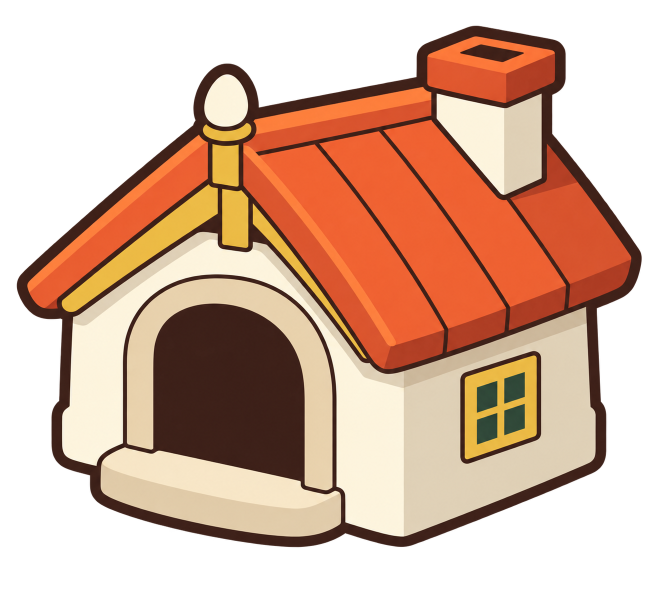
#> input picture web/prototypes/farm-modular-asset-gate-20260928/assets/house.png, 1315 x 1197 px (shown at 1/2 size); its folder holds 4 pictures in this run
$ python build-kit.py
#> lines starting #> are read from the running program, lines starting #| are printed output that depends on the picture
"""Author independent transparent SVG modules and inspect PNG alpha, without editing PNG pixels."""
from pathlib import Path
from PIL import Image
import json
ROOT=Path(__file__).resolve().parent
INK='#553c2b'
def svg(name,body,w=120,h=120):
    source=f'<svg xmlns="http://www.w3.org/2000/svg" viewBox="0 0 {w} {h}" fill="none" stroke="{INK}" stroke-width="3.5" stroke-linejoin="round" stroke-linecap="round">{body}</svg>'
    (ROOT/'assets'/f'{name}.svg').write_text(source,encoding='utf-8')
    return {'file':f'assets/{name}.svg','width':w,'height':h,'frame':[0,0,w,h],'kind':'environment','source':'code-native SVG; transparent outside shapes'}
assets={}
# All fills are flat. Top/front/side planes share the same light direction.
assets['tree-pine']=svg('tree-pine','<path d="M54 80h16v31l-7 5-9-5z" fill="#b98347"/><path d="M64 82h6v29l-7 5z" fill="#885d36" stroke="none"/><path d="M60 5 42 33 46 33 27 56 34 56 14 86 28 91 24 96 47 98 56 94 69 101 83 96 97 96 91 89 107 85 87 57 92 57 74 34 79 34z" fill="#448659"/><path d="m60 5 5 32-12 10 11 5-8 25 18 11 21-2-8-29 5 0-18-23 5 0z" fill="#31684a" stroke="none"/><path d="M60 9 42 33 47 33 28 54 42 51 60 30z" fill="#68a765" stroke="none"/><path d="m42 70 9 6m21-22 8 7m-33 35 9-4" stroke="#2e6948" stroke-width="2.5"/>')
assets['tree-round']=svg('tree-round','<path d="m49 71 26 2-5 37-11 7-13-8z" fill="#b98347"/><path d="m63 76 12-3-5 37-11 7z" fill="#885d36" stroke="none"/><path d="M17 62C2 48 12 29 28 29 24 10 45 2 58 15 75 0 97 14 94 31 115 33 119 60 100 68 103 86 80 98 64 86 46 103 21 86 23 74 11 77 8 66 17 62Z" fill="#58975c"/><path d="M94 31C87 50 94 66 77 70 61 73 56 66 49 76 35 81 29 70 17 62L23 74C21 86 46 103 64 86 80 98 103 86 100 68 119 60 115 33 94 31Z" fill="#3d774e" stroke="none"/><path d="M28 29C24 10 45 2 58 15 51 23 36 27 36 39 26 34 21 44 17 44 11 33 21 29 28 29Z" fill="#85b56a" stroke="none"/><path d="m49 43 7-5m20 14 7 4" stroke="#3d774e" stroke-width="3"/>')
assets['bush-low']=svg('bush-low','<path d="M9 50C-2 30 15 20 29 27 28 7 50 2 61 18 77 6 95 17 91 30 114 24 125 50 108 61 88 68 68 61 55 67 37 62 18 68 9 50Z" fill="#73ad52"/><path d="M9 50C32 53 43 43 55 51 72 49 89 54 111 44L108 61C88 68 68 61 55 67 37 62 18 68 9 50Z" fill="#548d43" stroke="none"/><path d="M30 27C35 14 47 13 54 23" stroke="#9bcc67" stroke-width="8"/>',120,74)
assets['bush-tall']=svg('bush-tall','<path d="M18 90C1 76 6 56 22 53 8 35 23 18 41 23 50 0 76 8 77 26 102 22 111 45 96 60 120 82 95 105 76 99 60 115 35 102 33 93Z" fill="#559752"/><path d="M97 60C82 72 66 64 55 84 37 94 29 77 18 90L33 93C35 102 60 115 76 99 95 105 120 82 97 60Z" fill="#397a48" stroke="none"/><path d="M26 40C23 28 35 27 42 32M49 25C54 12 63 16 65 23" stroke="#87ba60" stroke-width="8"/>',120,120)
assets['rock-wide']=svg('rock-wide','<path d="m7 62 17-32 40-17 38 20 11 38-23 17-57-2z" fill="#8f9e83"/><path d="m24 30 40-17 16 32-37 9z" fill="#bcc6a2" stroke="none"/><path d="m80 45 22-12 11 38-23 17-47-2z" fill="#728470" stroke="none"/><path d="m24 30 19 24 37-9" stroke="#778772" stroke-width="2"/>',120,96)
assets['rock-tall']=svg('rock-tall','<path d="m22 91-4-39 24-37 37-8 24 32-1 55-36 19z" fill="#94a28a"/><path d="m18 52 24-37 37-8-17 40z" fill="#c5cba9" stroke="none"/><path d="m62 47 41-8-1 55-36 19z" fill="#738773" stroke="none"/><path d="m62 47 4 48" stroke="#84947d" stroke-width="2"/>')
assets['fence-front']=svg('fence-front','<path d="m9 30 97 13v14L9 44Zm0 29 97 13v14L9 73Z" fill="#d8ab60"/><path d="m7 13 9-5 9 8v81l-9 6-9-9zM95 26l9-5 9 8v81l-9 5-9-9z" fill="#b68143"/><path d="m16 8 9 8v81l-9 6zM104 21l9 8v81l-9 5z" fill="#956735" stroke="none"/><path d="m12 35 8 1m82 43 6 1" stroke="#80613a" stroke-width="2"/>',120,120)
assets['fence-return']=svg('fence-return','<path d="m15 57 69-37v14L15 73Zm0 28 69-37v14L15 99Z" fill="#c39651"/><path d="m9 44 8-5 9 6v65l-9 6-8-7zM78 7l8-5 9 7v65l-9 6-8-7z" fill="#b68143"/><path d="m17 39 9 6v65l-9 6zM86 2l9 7v65l-9 6z" fill="#906038" stroke="none"/>',104,120)
assets['bench']=svg('bench','<path d="m19 44 15 1v35l-12 5-3-7zm66 10 15 1v35l-12 5-3-7z" fill="#986539"/><path d="m8 34 31-16 80 18-23 19z" fill="#d7a258"/><path d="m8 34 88 21v15L8 48z" fill="#b78042"/><path d="m88 55 23-19v13L88 70z" fill="#8d5f36"/><path d="m34 30 23 5" stroke="#9c693d" stroke-width="2"/>',120,100)
assets['basin']=svg('basin','<path d="M12 44c0 37 91 43 98 2l-4 25c-17 26-72 25-90-1z" fill="#9ba792"/><ellipse cx="61" cy="44" rx="49" ry="24" fill="#d4d4b4"/><ellipse cx="61" cy="44" rx="37" ry="16" fill="#70b3b8"/><path d="M31 47c13 12 41 16 63-2" stroke="#a6d5cc" stroke-width="3"/>',120,100)
assets['campfire']=svg('campfire','<path d="m18 77 79 29 10-13-78-27z" fill="#9c673c"/><path d="m17 96 78-31 13 13-79 31z" fill="#bd8849"/><path d="M30 75c-7-17 8-27 9-40l13 10c16-20 16-25 15-36 28 23 9 36 24 43 23 39-4 47-28 43-19 4-39-4-33-20Z" fill="#ee9545"/><path d="M50 85c-8-14 7-20 12-35 3 19 17 16 19 32 0 12-25 19-31 3Z" fill="#ffe48a" stroke="none"/>')
assets['edge-path']=svg('edge-path','<path d="M2 17c24 7 41-4 61 2s33 6 55 1v16c-22 5-41 5-60 0S21 41 2 34Z" fill="#d8b677" stroke="none"/><path d="M2 34c20 7 36-3 56 2s36 5 60 0" stroke="#b59b59" stroke-width="3"/>',120,50)
assets['edge-grass']=svg('edge-grass','<path d="m2 25 13 4 3-13 6 13 21-2 4-12 6 12 22 2 5-16 7 15 29-5v23H2Z" fill="#92b454" stroke="none"/>',120,50)
assets['edge-stone']=svg('edge-stone','<path d="m3 25 8-12 25 4 2 18-28 3zm44-8 29-4 9 13-8 13-31-3zm44 4 19-6 8 12-3 14-23-2z" fill="#b0b698" stroke="#7f906a" stroke-width="2.5"/>',120,50)
# Metadata only: never change source PNG bytes. Cropping happens as a viewport at draw time.
for name in ['house','shop','shrine','display']:
    p=ROOT/'assets'/f'{name}.png';im=Image.open(p);assert im.mode=='RGBA',(name,im.mode)
#> further down, im is the input picture: PIL image 1315x1197 RGBA; mean R, G, B, A 110.9, 76.1, 56.6, 150
    alpha=im.getchannel('A');hist=alpha.histogram();assert hist[0]>im.width*im.height*.08,(name,'no transparent margin')
#> after `alpha = im.getchannel('A')`:
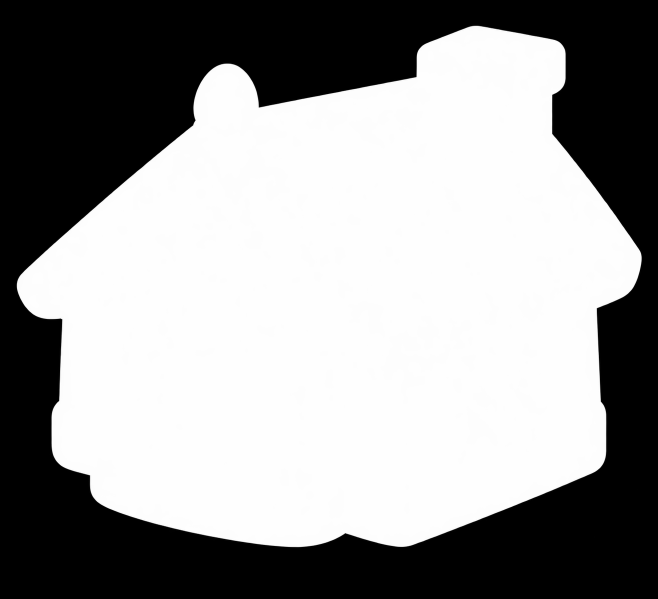
#> alpha: PIL image 1315x1197 L (shown at 1/2 size); min 0, max 255, mean 150
#> after `hist = alpha.histogram()`: hist = 256 values, max 749945 at index 254, min 11 at index 176, mean 6148.7
    box=alpha.point(lambda a:255 if a>16 else 0).getbbox();x0,y0,x1,y1=box
#> after `box = alpha.point(lambda a: 255 if a > 16 else 0).getbbox()`: box = (33, 51, 1284, 1095)
#> after `x0, y0, x1, y1 = box`: x0 = 33; y0 = 51; x1 = 1284; y1 = 1095
    assets[name]={'file':f'assets/{name}.png','width':im.width,'height':im.height,'frame':[x0,y0,x1-x0,y1-y0],'kind':'building','source':'image_gen independent object','alphaZeroRatio':round(hist[0]/(im.width*im.height),4),'alphaExtrema':alpha.getextrema()}
#> pass 2 of the loop `for name in ['house','shop','shrine','display']:`:
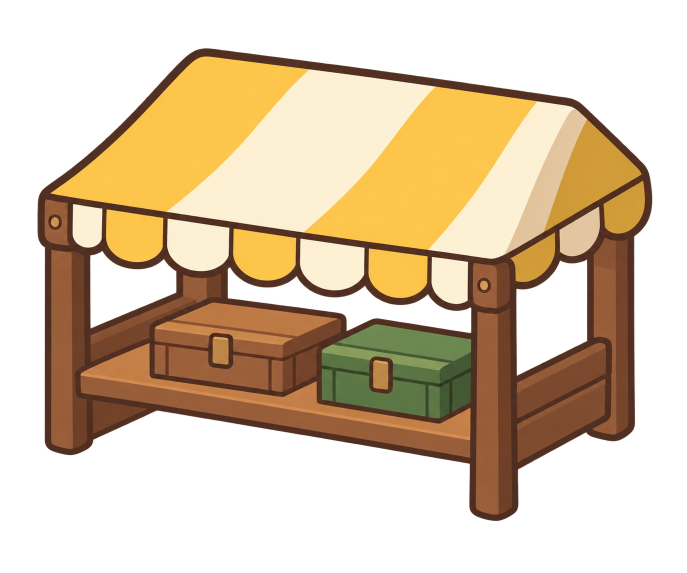
#> input picture web/prototypes/farm-modular-asset-gate-20260928/assets/shop.png, 1374 x 1145 px (shown at 1/2 size)
#> im is the input picture: PIL image 1374x1145 RGBA; mean R, G, B, A 90.3, 70.9, 44.2, 126
#> `alpha = im.getchannel('A')`:
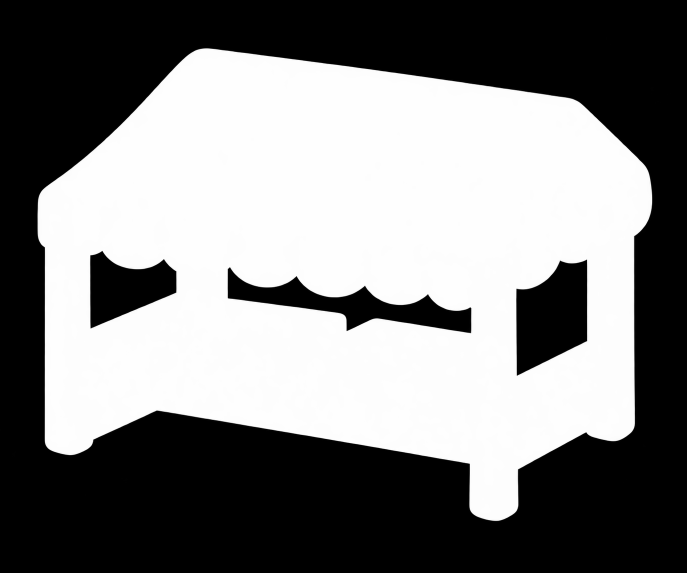
#> alpha: PIL image 1374x1145 L (shown at 1/2 size); min 0, max 255, mean 126
#> hist = 256 values, max 776436 at index 0, min 20 at index 119, mean 6145.4
#> box = (74, 96, 1305, 1043)
#> x0 = 74; y0 = 96; x1 = 1305; y1 = 1043
#> (the run stopped early here; a loop or call above may not have finished)
